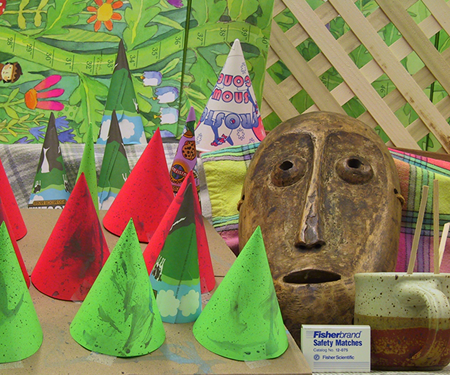
#> input picture images/cones/im2.png, 450 x 375 px, found by its file name
$ python stereo_match.py
#> lines starting #> are read from the running program, lines starting #| are printed output that depends on the picture
#!/usr/bin/env python

'''
Simple example of stereo image matching.
'''


import numpy as np
import cv2 as cv

def main():
    print('loading images...')

    imgL = cv.pyrDown(cv.imread('./images/cones/im2.png')) # downscale images for faster processing
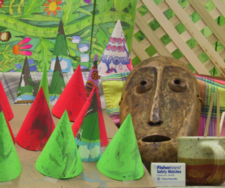
#> imgL: shape (188, 225, 3); mean B, G, R 82.4, 130.3, 132.7
    imgR = cv.pyrDown(cv.imread('./images/cones/im6.png'))
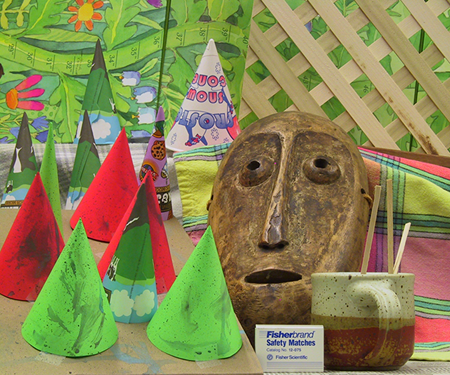
#> input picture images/cones/im6.png, 450 x 375 px, found by its file name
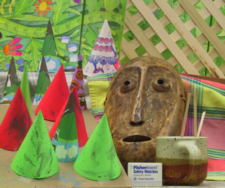
#> imgR: shape (188, 225, 3); mean B, G, R 83.7, 133.4, 137.4

    # disparity range is tuned for 'aloe' image pair
    window_size = 3
    min_disp = 8
    num_disp = 16-min_disp
    stereo = cv.StereoSGBM_create(minDisparity = min_disp,
        numDisparities = num_disp,
        blockSize = 4,
        P1 = 8*3*window_size**2,
        P2 = 32*3*window_size**2,
        disp12MaxDiff = 1,
        uniquenessRatio = 10,
        speckleWindowSize = 100,
        speckleRange = 32
    )

    print('computing disparity...')
    disp = stereo.compute(imgL, imgR).astype(np.float32) / 16.0
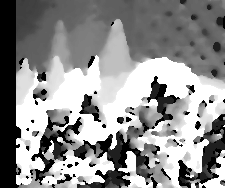
#> disp: shape (188, 225) float32; min 7, max 15, mean 11.5; drawn with min black and max white
    # disp=cv.convertScaleAbs(disp, alpha=255)
    # print (disp)
    cv.imshow('left', imgL)
    cv.imshow('disparity', (disp-min_disp)/num_disp)
    cv.waitKey()

    print('Done')


if __name__ == '__main__':
    print(__doc__)
    main()
    cv.destroyAllWindows()
